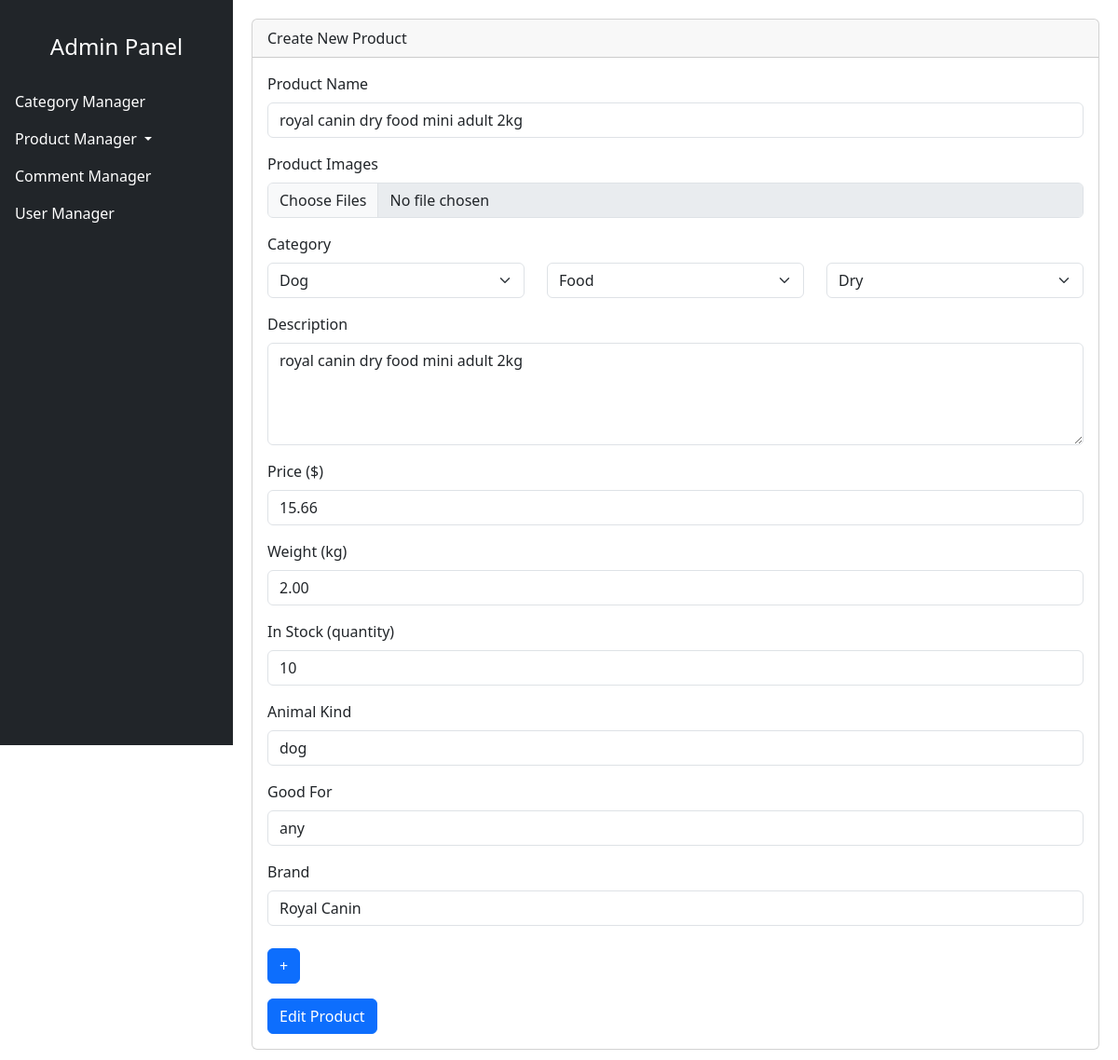
The page /shop/admin/edit_product/2 (signed in) on the database its author committed.
### shop/models.py (models this page shows, shortened)
class Product(models.Model):
    name = models.CharField(max_length=100)
    category = models.ForeignKey(Category, on_delete=models.CASCADE, related_name='products')
    description = models.TextField(blank=True, null=True)
    price = models.DecimalField(max_digits=10, decimal_places=2, default=0.00)
    weight = models.DecimalField(max_digits=10, decimal_places=2, null=True, blank=True)
    in_stock = models.IntegerField(default=1)
    animal = models.CharField(max_length=100)
    good_for = models.CharField(max_length=100, blank=True, null=True)
    brand = models.CharField(max_length=100)
    created_at = models.DateField(default=now)
    sales = models.IntegerField(default=0)
    def __str__(self):
        return self.name

class Category(models.Model):
    name = models.CharField(max_length=100)
    parent = models.ForeignKey('self', null=True, blank=True, on_delete=models.CASCADE, related_name='subcategories')
    def __str__(self):
        return self.name
    class Meta:
        verbose_name_plural = "Categories"

### staff/decorators.py (the view)
        def wrapper_func(request, *args, **kwargs):
            group = None
            if request.user.groups.exists():
                group = request.user.groups.all()[0].name
            if group in allowed_roles:
                return view_func(request, *args, **kwargs)
            else:
                return HttpResponse("You are not authorized to view this page")

### templates/shop_admin_edit_product.html (shortened to what this page needs)
<!DOCTYPE html>
<html lang="en">
<head>
    <link href="https://cdn.jsdelivr.net/npm/bootstrap@5.3.2/dist/css/bootstrap.min.css" rel="stylesheet">
</head>
<body>
    <div class="sidebar bg-dark text-white">
        <h4 class="text-center py-3">Admin Panel</h4>
        <ul class="nav flex-column">
            <li class="nav-item">
                <a class="nav-link text-white" href="/shop/admin/category/">Category Manager</a>
            </li>
            <li class="nav-item">
                <div class="dropdown">
                    <a class="nav-link text-white dropdown-toggle active" href="#" data-bs-toggle="dropdown">
                        Product Manager
                    </a>
                </div>
            </li>
            <li class="nav-item">
                <a class="nav-link text-white" href="#">Comment Manager</a>
            </li>
            <li class="nav-item">
                <a class="nav-link text-white" href="#">User Manager</a>
            </li>
        </ul>
    </div>
    <div class="main-content">
        <div class="card">
            <div class="card-header">Create New Product</div>
            <div class="card-body">
                <form method="post">
                    <div class="mb-3">
                        <label for="productName" class="form-label">Product Name</label>
                        <input type="text" name="product_name" value="{{ product_obj.name }}" class="form-control" id="productName" required>
                    </div>
                    <div class="mb-3">
                        <label for="productImages" class="form-label">Product Images</label>
                        <input type="file" class="form-control" id="productImages" multiple accept="image/*" disabled>
                    </div>
                    <div class="mb-3">
                        <label class="form-label">Category</label>
                        <div class="row">
                            <div class="col-md-4">
                                <select class="form-select" name="category"  id="category" onchange="Subcategories()" required>
                                    {% if categories %}
                                        {% for category in categories %}
                                            <option {% if category == product_obj.category.parent.parent.name  %}
                                            selected
                                            {% endif %} >{{ category }}</option>
                                        {% endfor %}
                                    {% endif %}
                                </select>
                            </div>
                            <div class="col-md-4">
                                <select class="form-select" name="subcategory" id="subcategory" onchange="SubSubcategories()" required>
                                    <option value="{{ product_obj.category.parent }}">{{ product_obj.category.parent }}</option>
                                </select>
                            </div>
                            <div class="col-md-4">
                                <select class="form-select" name="sub_subcategory" id="subSubcategory" required>
                                    <option value="{{ product_obj.category }}">{{ product_obj.category }}</option>
                                </select>
                            </div>
                        </div>
                    </div>
                    <div class="mb-3">
                        <label for="description" class="form-label">Description</label>
                        <textarea class="form-control" name="description" id="description" rows="4" required>{{ product_obj.description }}</textarea>
                    </div>
                    <div class="mb-3">
                        <label for="price" class="form-label">Price ($)</label>
                        <input type="number" name="price" value="{{ product_obj.price }}" class="form-control" id="price" step="0.01" min="0" required>
                    </div>
                    <div class="mb-3">
                        <label for="weight" class="form-label">Weight (kg)</label>
                        <input type="number" name="weight" value="{{ product_obj.weight }}" class="form-control" id="weight" step="0.1" min="0" required>
                    </div>
                    <div class="mb-3">
                        <label for="inStock" class="form-label">In Stock (quantity)</label>
                        <input type="number" name="in_stock" value="{{ product_obj.in_stock }}" class="form-control" id="inStock" min="0" step="1" required>
                    </div>
                    <div class="mb-3">
                        <label for="animalKind" class="form-label">Animal Kind</label>
                        <input type="text" name="animal_kind" value="{{ product_obj.animal }}" class="form-control" id="animalKind" required>
                    </div>
                    <div class="mb-3">
                        <label for="goodFor" class="form-label">Good For</label>
                        <input type="text" name="good_for" value="{{ product_obj.good_for }}" class="form-control" id="goodFor" required>
                    </div>
                    <div class="mb-3">
                        <label for="brand" class="form-label">Brand</label>
                        <input type="text" name="brand" value="{{ product_obj.brand }}" class="form-control" id="brand" required>
                    </div>
                    <button type="button" class="btn btn-primary mt-2 mb-3" onclick="addKeyValuePair()">+
                    </button>
                    <br>
                    <button type="submit" class="btn btn-primary">Edit Product</button>
                </form>
            </div>
        </div>
    </div>
</body>
</html>

### templates/shop_admin_edit_product.html (style rules this page uses)
.sidebar { height: 100vh; position: fixed; top: 0; left: 0; width: 250px; padding-top: 20px; background-color: #212529; }
.main-content { margin-left: 250px; padding: 20px; }
.card { margin-bottom: 20px; }

### rows shown on the page
Product: product_name "royal canin dry food mini adult 2kg", subcategory "Food", sub_subcategory "Dry", description "royal canin dry food mini adult 2kg", price "15.66", weight "2.00", in_stock "10", animal_kind "dog", good_for "any", brand "Royal Canin"
Category: category "Dog"
